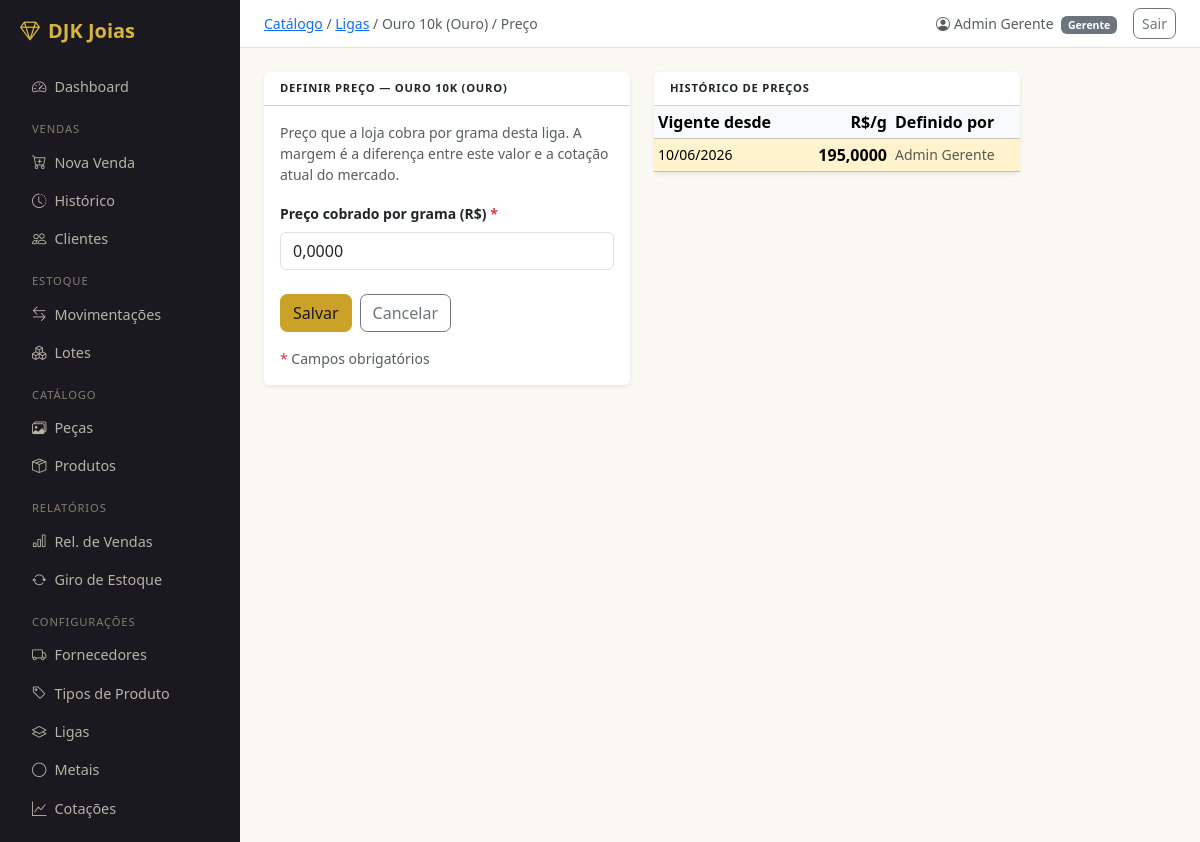
Page /catalogo/ligas/2/preco/ (signed in) on the earlier database version.
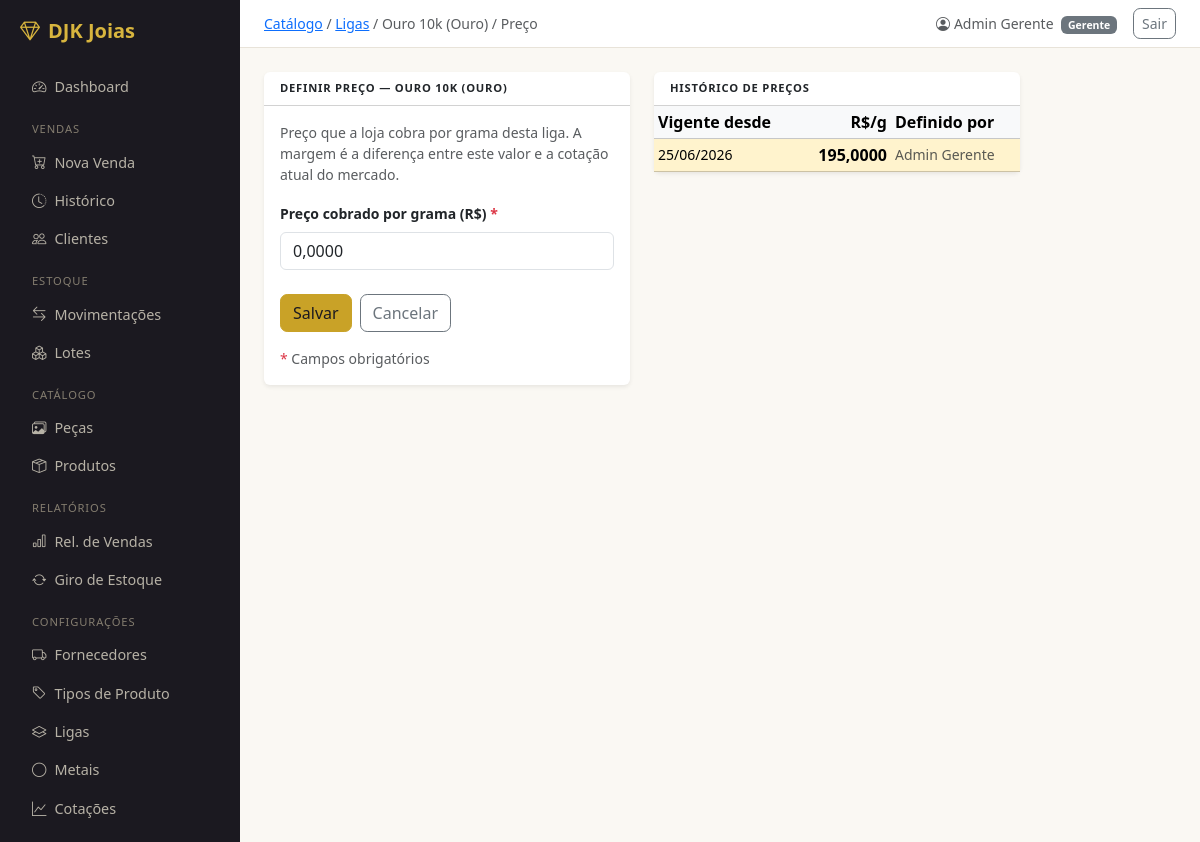
Same page on the later database version.
### catalogo/models.py (models this page shows, shortened)
class PrecoLiga(models.Model):
    liga            = models.ForeignKey(Liga, on_delete=models.PROTECT, related_name='precos')
    preco_por_grama = models.DecimalField(
        max_digits=12, decimal_places=4,
        validators=[MinValueValidator(Decimal('0.0001'))],
    )
    vigente_desde = models.DateField(db_index=True)
    definido_por  = models.ForeignKey(
        settings.AUTH_USER_MODEL,
        on_delete=models.PROTECT,
        related_name='precos_definidos',
    )
    class Meta:
        verbose_name        = 'Preço de Liga'
        verbose_name_plural = 'Preços de Liga'
        unique_together     = [('liga', 'vigente_desde')]
        ordering            = ['liga', '-vigente_desde']

### usuarios/models.py (models this page shows, shortened)
class Usuario(AbstractUser):
    class Perfil(models.TextChoices):
        GERENTE  = 'GER', 'Gerente'
        VENDEDOR = 'VEN', 'Vendedor'
    perfil    = models.CharField(max_length=3, choices=Perfil.choices, default=Perfil.VENDEDOR)
    telefone  = models.CharField(max_length=20, blank=True)
    criado_em = models.DateTimeField(auto_now_add=True)
    class Meta:
        verbose_name        = 'Usuário'
        verbose_name_plural = 'Usuários'
        ordering            = ['first_name', 'last_name']
    @property
    def is_gerente(self):
        return self.perfil == self.Perfil.GERENTE

### catalogo/views.py (the view, shortened to what this page needs)
# urls.py: path('ligas/<int:liga_pk>/preco/',        views.preco_liga_definir,       name='preco_liga_definir'),
def preco_liga_definir(request, liga_pk):
    liga = get_object_or_404(Liga, pk=liga_pk)
    if not request.user.is_gerente:
        messages.error(request, 'Acesso restrito a gerentes.')
        return redirect('catalogo:liga_list')
    form = PrecoLigaForm(request.POST or None)
    historico = liga.precos.order_by('-vigente_desde')[:10]
    return render(request, 'catalogo/preco_liga_form.html', {
        'liga':      liga,
        'form':      form,
        'historico': historico,
    })

### catalogo/forms.py
class PrecoLigaForm(forms.Form):
    preco_por_grama = forms.DecimalField(
        max_digits=12, decimal_places=4,
        min_value=Decimal('0.0001'),
        widget=forms.TextInput(attrs={'class': 'form-control', 'data-mask': 'decimal-4'}),
        label='Preço cobrado por grama (R$)',
    )

### catalogo/models.py (called while the page is built)
    def __str__(self):
        return self.nome

    def __str__(self):
        return f'{self.nome} ({self.metal})'

### templates/catalogo/preco_liga_form.html (shortened to what this page needs)
{% extends 'base.html' %}
{% block breadcrumb %}<a href="{% url 'catalogo:peca_list' %}">Catálogo</a> / <a href="{% url 'catalogo:liga_list' %}">Ligas</a> / {{ liga }} / Preço{% endblock %}
{% block content %}
<div class="row g-4">
  <div class="col-md-5">
    <div class="card border-0 shadow-sm">
      <div class="card-header bg-transparent fw-semibold small">Definir preço — {{ liga }}</div>
      <div class="card-body">
        <p class="small text-muted mb-3">
          Preço que a loja cobra por grama desta liga. A margem é a diferença entre este valor e a cotação atual do mercado.
        </p>
        <form method="post" novalidate>
          <div class="mb-3">
            <label class="form-label small fw-semibold">{{ form.preco_por_grama.label }} <span class="text-danger">*</span></label>
            {{ form.preco_por_grama }}
          </div>
          <div class="d-flex gap-2 mt-4">
            <button type="submit" class="btn btn-warning">Salvar</button>
            <a href="{% url 'catalogo:liga_list' %}" class="btn btn-outline-secondary">Cancelar</a>
          </div>
          <p class="text-muted small mt-3 mb-0"><span class="text-danger">*</span> Campos obrigatórios</p>
        </form>
      </div>
    </div>
  </div>
  <div class="col-md-5">
    <div class="card border-0 shadow-sm">
      <div class="card-header bg-transparent fw-semibold small">Histórico de preços</div>
      <table class="table table-sm align-middle mb-0">
        <thead class="table-light">
          <tr><th>Vigente desde</th><th class="text-end">R$/g</th><th>Definido por</th></tr>
        </thead>
        <tbody>
          {% for p in historico %}
          <tr {% if forloop.first %}class="table-warning"{% endif %}>
            <td class="small">{{ p.vigente_desde|date:"d/m/Y" }}</td>
            <td class="text-end fw-semibold">{{ p.preco_por_grama|floatformat:4 }}</td>
            <td class="small text-muted">{{ p.definido_por.get_full_name|default:p.definido_por.username }}</td>
          </tr>
          {% empty %}
          <tr><td colspan="3" class="text-center text-muted py-3 small">Nenhum registro ainda.</td></tr>
          {% endfor %}
        </tbody>
      </table>
    </div>
  </div>
</div>
{% endblock %}

Differences in the rows shown:
changed PrecoLiga "Admin Gerente": vigente_desde "10/06/2026" → "25/06/2026"
